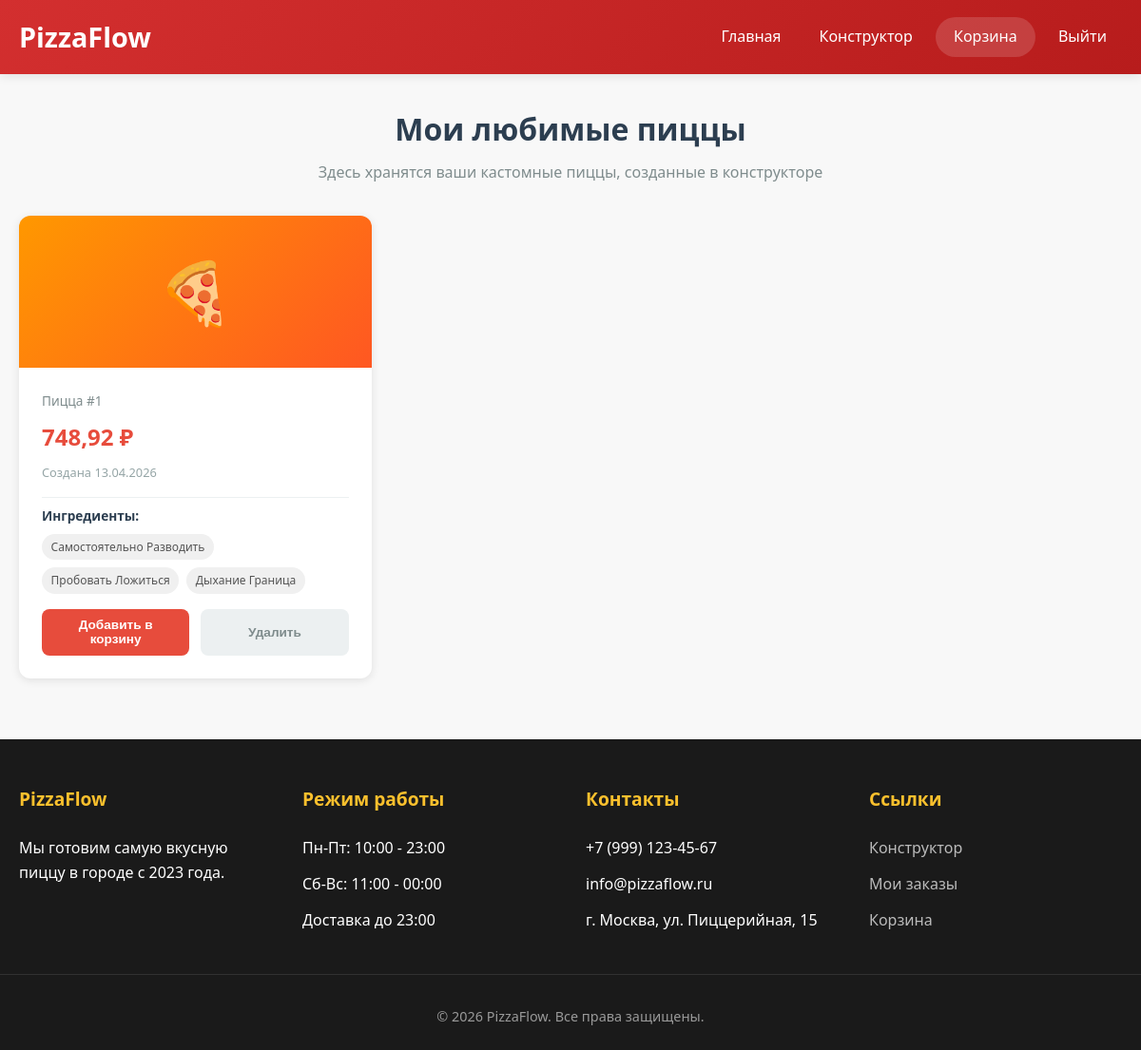
The page /favorites/ (signed in) on the database as committed earlier.
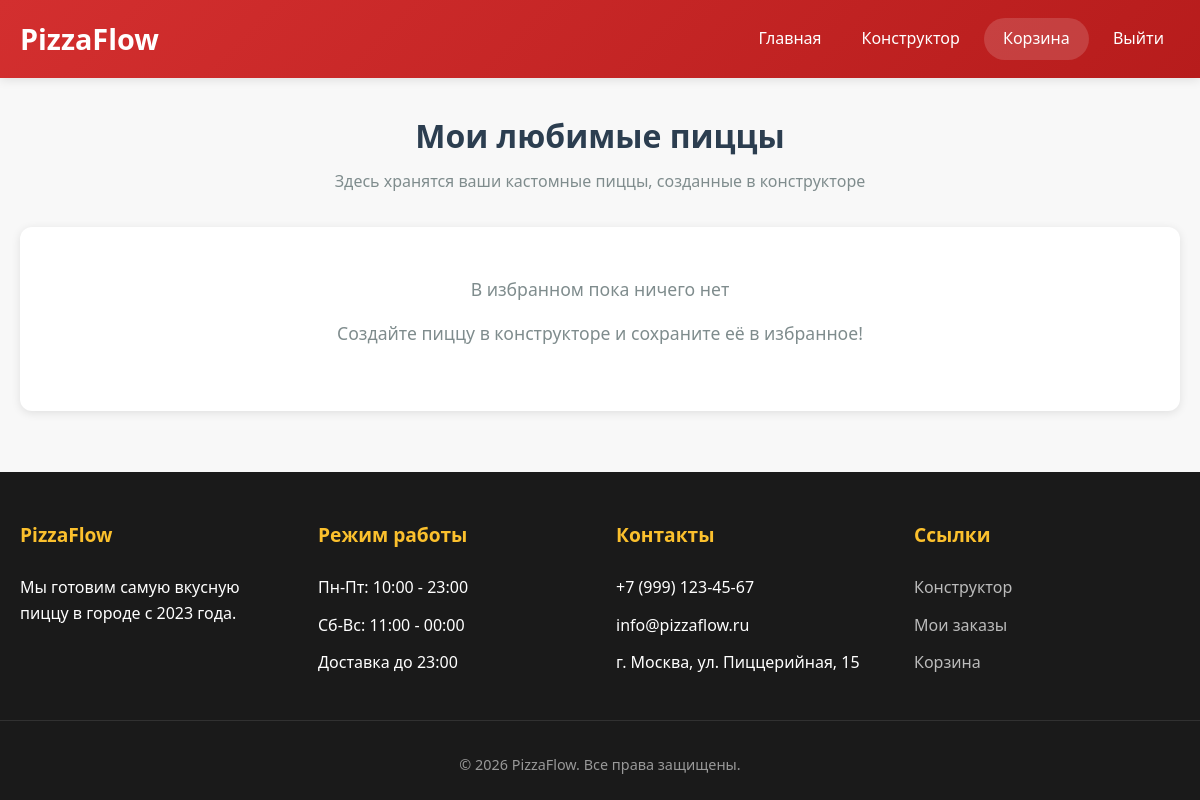
The same page on the database as committed later.
### pizza/models.py (models this page shows, shortened)
class CustomPizza(models.Model):
    custom_pizza_id = models.AutoField(primary_key=True)
    client = models.ForeignKey(Client, on_delete=models.CASCADE, null=True, blank=True)
    base = models.ForeignKey(Ingredient, on_delete=models.SET_NULL, null=True, related_name='base_pizzas')
    sauce = models.ForeignKey(Ingredient, on_delete=models.SET_NULL, null=True, related_name='sauce_pizzas')
    cheese = models.ForeignKey(Ingredient, on_delete=models.SET_NULL, null=True, related_name='cheese_pizzas')
    custom_price = models.FloatField()
    is_favorite = models.BooleanField(default=False)
    created_at = models.DateTimeField(default=timezone.now)

class Ingredient(models.Model):
    ingredient_id = models.AutoField(primary_key=True)
    ingredient_name = models.CharField(max_length=100)
    price = models.FloatField()
    is_available = models.BooleanField(default=True)
    unit = models.CharField(max_length=20, default="шт")
    category = models.CharField(max_length=30, choices=[
        ('base', 'Основа'), ('sauce', 'Соус'), ('cheese', 'Сыр'), ('topping', 'Топпинг')
    ])

### pizza/views.py (the view)
# urls.py: path('favorites/', views.favorites, name='favorites'),
def favorites(request):
    if 'user_id' not in request.session:
        return redirect('login')
    favs = CustomPizza.objects.filter(client_id=request.session['user_id'], is_favorite=True)
    return render(request, 'favorites.html', {'favorites': favs})

### pizza/context_processors.py (called while the page is built)
def cart_count(request):
    cart = request.session.get('cart', {})
    count = sum(item.get('quantity', 1) for item in cart.values())
    return {'cart_count': count}

### templates/favorites.html (shortened to what this page needs)
{% extends 'base.html' %}
{% block content %}
<div class="favorites-container">
    <div class="favorites-header">
        <h1>Мои любимые пиццы</h1>
        <p>Здесь хранятся ваши кастомные пиццы, созданные в конструкторе</p>
    </div>
    {% if favorites %}
        <div class="favorites-grid">
            {% for fav in favorites %}
            <div class="favorite-card" id="favorite-{{ fav.custom_pizza_id }}">
                <div class="favorite-image">
                    🍕
                </div>
                <div class="favorite-info">
                    <div class="favorite-id">Пицца #{{ fav.custom_pizza_id }}</div>
                    <div class="favorite-price">{{ fav.custom_price|floatformat:2 }} ₽</div>
                    <div class="favorite-date">Создана {{ fav.created_at|date:"d.m.Y" }}</div>
                    <div class="ingredients-list">
                        <div class="ingredients-title">Ингредиенты:</div>
                        <div class="ingredients-tags">
                            {% if fav.base %}
                                <span class="ingredient-tag">{{ fav.base.ingredient_name }}</span>
                            {% endif %}
                            {% if fav.sauce %}
                                <span class="ingredient-tag">{{ fav.sauce.ingredient_name }}</span>
                            {% endif %}
                            {% if fav.cheese %}
                                <span class="ingredient-tag">{{ fav.cheese.ingredient_name }}</span>
                            {% endif %}
                        </div>
                    </div>
                    <div class="favorite-actions">
                        <button onclick="addToCartAndRedirect({{ fav.custom_pizza_id }}, '{{ fav.custom_price }}')" class="btn btn-add-cart">
                            Добавить в корзину
                        </button>
                        <button onclick="removeFromFavorites({{ fav.custom_pizza_id }})" class="btn btn-remove">
                            Удалить
                        </button>
                    </div>
                </div>
            </div>
            {% endfor %}
        </div>
    {% else %}
        <div class="empty-favorites">
            <p>В избранном пока ничего нет</p>
            <p>Создайте пиццу в конструкторе и сохраните её в избранное!</p>
        </div>
    {% endif %}
</div>
{% endblock %}

Rows that differ between the two databases and show on the page:
removed CustomPizza: custom_pizza_id "1", custom_price "748,92", created_at "13.04.2026", base.ingredient_name "Самостоятельно Разводить", sauce.ingredient_name "Пробовать Ложиться", cheese.ingredient_name "Дыхание Граница"
Other text that changed with them:
text now shown: "В избранном пока ничего нет Создайте пиццу в конструкторе и сохраните её в избранное!"
